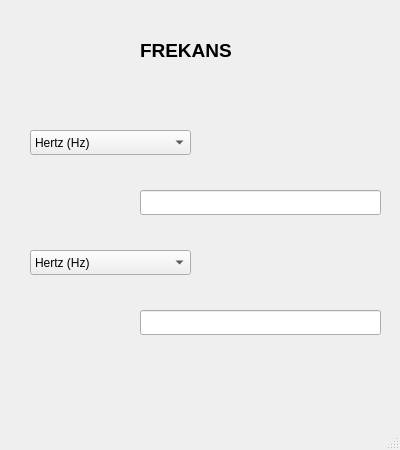
<?xml version="1.0" encoding="UTF-8"?>
<ui version="4.0">
 <class>MainWindow_frekans</class>
 <widget class="QMainWindow" name="MainWindow_frekans">
  <property name="geometry">
   <rect>
    <x>0</x>
    <y>0</y>
    <width>400</width>
    <height>450</height>
   </rect>
  </property>
  <property name="windowTitle">
   <string>FREKANS</string>
  </property>
  <widget class="QWidget" name="centralwidget">
   <widget class="QLabel" name="label">
    <property name="geometry">
     <rect>
      <x>140</x>
      <y>40</y>
      <width>121</width>
      <height>21</height>
     </rect>
    </property>
    <property name="font">
     <font>
      <pointsize>14</pointsize>
      <weight>75</weight>
      <bold>true</bold>
     </font>
    </property>
    <property name="text">
     <string>FREKANS</string>
    </property>
   </widget>
   <widget class="QComboBox" name="comboBox">
    <property name="geometry">
     <rect>
      <x>30</x>
      <y>130</y>
      <width>161</width>
      <height>25</height>
     </rect>
    </property>
    <item>
     <property name="text">
      <string>Hertz (Hz)</string>
     </property>
    </item>
    <item>
     <property name="text">
      <string>Terahertz (THz)</string>
     </property>
    </item>
    <item>
     <property name="text">
      <string>Gigahertz (GHz)</string>
     </property>
    </item>
    <item>
     <property name="text">
      <string>Megahertz (MHz)</string>
     </property>
    </item>
    <item>
     <property name="text">
      <string>Kilohertz (kHz)</string>
     </property>
    </item>
    <item>
     <property name="text">
      <string>Hectohertz (hHz)</string>
     </property>
    </item>
    <item>
     <property name="text">
      <string>Dekahertz (daHz)</string>
     </property>
    </item>
    <item>
     <property name="text">
      <string>Decihertz (dHz)</string>
     </property>
    </item>
    <item>
     <property name="text">
      <string>Centihertz (cHz)</string>
     </property>
    </item>
    <item>
     <property name="text">
      <string>Milihertz (mHz)</string>
     </property>
    </item>
    <item>
     <property name="text">
      <string>Microhertz (µHz)</string>
     </property>
    </item>
    <item>
     <property name="text">
      <string>Derece/Saat</string>
     </property>
    </item>
    <item>
     <property name="text">
      <string>Derece/Dakika</string>
     </property>
    </item>
    <item>
     <property name="text">
      <string>Derece/Saniye</string>
     </property>
    </item>
    <item>
     <property name="text">
      <string>Devir/Saat</string>
     </property>
    </item>
    <item>
     <property name="text">
      <string>Devir/Dakika</string>
     </property>
    </item>
    <item>
     <property name="text">
      <string>Devir/Saniye</string>
     </property>
    </item>
    <item>
     <property name="text">
      <string>Radyan/Saat</string>
     </property>
    </item>
    <item>
     <property name="text">
      <string>Radyan/Dakika</string>
     </property>
    </item>
    <item>
     <property name="text">
      <string>Radyan/Saniye</string>
     </property>
    </item>
    <item>
     <property name="text">
      <string>RPM</string>
     </property>
    </item>
   </widget>
   <widget class="QLineEdit" name="lineEdit">
    <property name="geometry">
     <rect>
      <x>140</x>
      <y>190</y>
      <width>241</width>
      <height>25</height>
     </rect>
    </property>
   </widget>
   <widget class="QLineEdit" name="lineEdit_2">
    <property name="geometry">
     <rect>
      <x>140</x>
      <y>310</y>
      <width>241</width>
      <height>25</height>
     </rect>
    </property>
   </widget>
   <widget class="QComboBox" name="comboBox_2">
    <property name="geometry">
     <rect>
      <x>30</x>
      <y>250</y>
      <width>161</width>
      <height>25</height>
     </rect>
    </property>
    <item>
     <property name="text">
      <string>Hertz (Hz)</string>
     </property>
    </item>
    <item>
     <property name="text">
      <string>Terahertz (THz)</string>
     </property>
    </item>
    <item>
     <property name="text">
      <string>Gigahertz (GHz)</string>
     </property>
    </item>
    <item>
     <property name="text">
      <string>Megahertz (MHz)</string>
     </property>
    </item>
    <item>
     <property name="text">
      <string>Kilohertz (kHz)</string>
     </property>
    </item>
    <item>
     <property name="text">
      <string>Hectohertz (hHz)</string>
     </property>
    </item>
    <item>
     <property name="text">
      <string>Dekahertz (daHz)</string>
     </property>
    </item>
    <item>
     <property name="text">
      <string>Decihertz (dHz)</string>
     </property>
    </item>
    <item>
     <property name="text">
      <string>Centihertz (cHz)</string>
     </property>
    </item>
    <item>
     <property name="text">
      <string>Milihertz (mHz)</string>
     </property>
    </item>
    <item>
     <property name="text">
      <string>Microhertz (µHz)</string>
     </property>
    </item>
    <item>
     <property name="text">
      <string>Derece/Saat</string>
     </property>
    </item>
    <item>
     <property name="text">
      <string>Derece/Dakika</string>
     </property>
    </item>
    <item>
     <property name="text">
      <string>Derece/Saniye</string>
     </property>
    </item>
    <item>
     <property name="text">
      <string>Devir/Saat</string>
     </property>
    </item>
    <item>
     <property name="text">
      <string>Devir/Dakika</string>
     </property>
    </item>
    <item>
     <property name="text">
      <string>Devir/Saniye</string>
     </property>
    </item>
    <item>
     <property name="text">
      <string>Radyan/Saat</string>
     </property>
    </item>
    <item>
     <property name="text">
      <string>Radyan/Dakika</string>
     </property>
    </item>
    <item>
     <property name="text">
      <string>Radyan/Saniye</string>
     </property>
    </item>
    <item>
     <property name="text">
      <string>RPM</string>
     </property>
    </item>
   </widget>
  </widget>
  <widget class="QMenuBar" name="menubar">
   <property name="geometry">
    <rect>
     <x>0</x>
     <y>0</y>
     <width>400</width>
     <height>26</height>
    </rect>
   </property>
  </widget>
  <widget class="QStatusBar" name="statusbar"/>
 </widget>
 <resources/>
 <connections/>
</ui>
